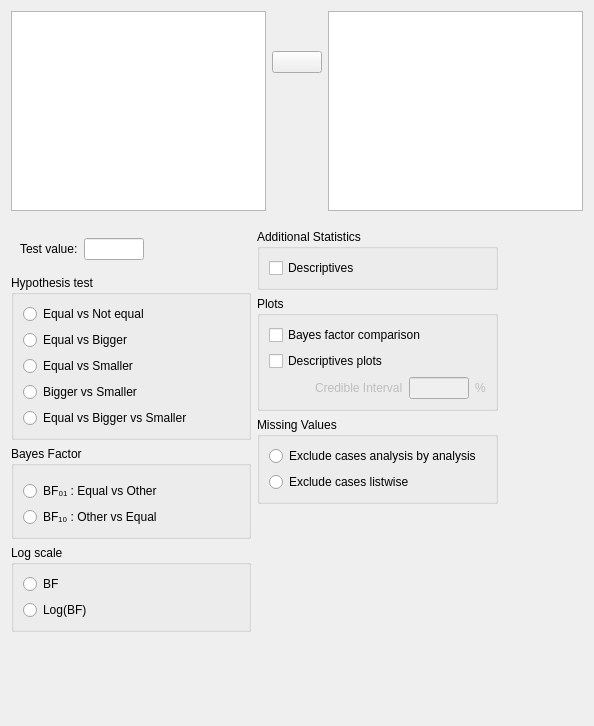
<?xml version="1.0" encoding="UTF-8"?>
<ui version="4.0">
 <class>BainTTestBayesianOneSampleForm</class>
 <widget class="QWidget" name="BainTTestBayesianOneSampleForm">
  <property name="geometry">
   <rect>
    <x>0</x>
    <y>0</y>
    <width>594</width>
    <height>726</height>
   </rect>
  </property>
  <property name="sizePolicy">
   <sizepolicy hsizetype="Fixed" vsizetype="Preferred">
    <horstretch>0</horstretch>
    <verstretch>0</verstretch>
   </sizepolicy>
  </property>
  <property name="windowTitle">
   <string>Form</string>
  </property>
  <layout class="QGridLayout" name="gridLayout">
   <property name="verticalSpacing">
    <number>0</number>
   </property>
   <item row="2" column="0">
    <widget class="QWidget" name="constraintsWidget" native="true">
     <layout class="QGridLayout" name="gridLayout_11">
      <property name="leftMargin">
       <number>0</number>
      </property>
      <property name="rightMargin">
       <number>0</number>
      </property>
      <property name="bottomMargin">
       <number>3</number>
      </property>
     </layout>
    </widget>
   </item>
   <item row="0" column="0">
    <widget class="QWidget" name="topWidget" native="true">
     <property name="sizePolicy">
      <sizepolicy hsizetype="Expanding" vsizetype="Fixed">
       <horstretch>0</horstretch>
       <verstretch>0</verstretch>
      </sizepolicy>
     </property>
     <property name="minimumSize">
      <size>
       <width>0</width>
       <height>0</height>
      </size>
     </property>
     <layout class="QGridLayout" name="gridLayout_8">
      <property name="leftMargin">
       <number>0</number>
      </property>
      <property name="topMargin">
       <number>0</number>
      </property>
      <property name="rightMargin">
       <number>0</number>
      </property>
      <property name="verticalSpacing">
       <number>0</number>
      </property>
      <item row="0" column="1">
       <spacer name="verticalSpacer_3">
        <property name="orientation">
         <enum>Qt::Vertical</enum>
        </property>
        <property name="sizeType">
         <enum>QSizePolicy::Fixed</enum>
        </property>
        <property name="sizeHint" stdset="0">
         <size>
          <width>20</width>
          <height>40</height>
         </size>
        </property>
       </spacer>
      </item>
      <item row="2" column="1">
       <spacer name="verticalSpacer_4">
        <property name="orientation">
         <enum>Qt::Vertical</enum>
        </property>
        <property name="sizeHint" stdset="0">
         <size>
          <width>20</width>
          <height>40</height>
         </size>
        </property>
       </spacer>
      </item>
      <item row="1" column="1">
       <widget class="AssignButton" name="buttonAssign_main_fields">
        <property name="sizePolicy">
         <sizepolicy hsizetype="Fixed" vsizetype="Fixed">
          <horstretch>0</horstretch>
          <verstretch>0</verstretch>
         </sizepolicy>
        </property>
        <property name="minimumSize">
         <size>
          <width>50</width>
          <height>0</height>
         </size>
        </property>
        <property name="maximumSize">
         <size>
          <width>50</width>
          <height>16777215</height>
         </size>
        </property>
        <property name="text">
         <string/>
        </property>
       </widget>
      </item>
      <item row="0" column="2" rowspan="3">
       <widget class="BoundListView" name="variables">
        <property name="sizePolicy">
         <sizepolicy hsizetype="Preferred" vsizetype="Fixed">
          <horstretch>0</horstretch>
          <verstretch>2</verstretch>
         </sizepolicy>
        </property>
        <property name="minimumSize">
         <size>
          <width>0</width>
          <height>200</height>
         </size>
        </property>
        <property name="maximumSize">
         <size>
          <width>16777215</width>
          <height>200</height>
         </size>
        </property>
        <property name="selectionMode">
         <enum>QAbstractItemView::ExtendedSelection</enum>
        </property>
       </widget>
      </item>
      <item row="0" column="0" rowspan="3">
       <widget class="AvailableFieldsListView" name="listAvailableFields">
        <property name="sizePolicy">
         <sizepolicy hsizetype="Preferred" vsizetype="Fixed">
          <horstretch>0</horstretch>
          <verstretch>2</verstretch>
         </sizepolicy>
        </property>
        <property name="minimumSize">
         <size>
          <width>0</width>
          <height>200</height>
         </size>
        </property>
        <property name="maximumSize">
         <size>
          <width>16777215</width>
          <height>200</height>
         </size>
        </property>
        <property name="selectionMode">
         <enum>QAbstractItemView::ExtendedSelection</enum>
        </property>
       </widget>
      </item>
     </layout>
    </widget>
   </item>
   <item row="1" column="0">
    <widget class="QWidget" name="options" native="true">
     <property name="sizePolicy">
      <sizepolicy hsizetype="Fixed" vsizetype="Fixed">
       <horstretch>0</horstretch>
       <verstretch>0</verstretch>
      </sizepolicy>
     </property>
     <layout class="QGridLayout" name="gridLayout_10">
      <property name="leftMargin">
       <number>0</number>
      </property>
      <property name="rightMargin">
       <number>0</number>
      </property>
      <property name="bottomMargin">
       <number>3</number>
      </property>
      <item row="0" column="0">
       <widget class="QWidget" name="widget_2" native="true">
        <property name="maximumSize">
         <size>
          <width>240</width>
          <height>16777215</height>
         </size>
        </property>
        <layout class="QGridLayout" name="gridLayout_12">
         <property name="leftMargin">
          <number>0</number>
         </property>
         <property name="topMargin">
          <number>0</number>
         </property>
         <property name="rightMargin">
          <number>0</number>
         </property>
         <property name="bottomMargin">
          <number>0</number>
         </property>
         <item row="5" column="1">
          <widget class="BoundGroupBox" name="logscale">
           <property name="title">
            <string>Log scale</string>
           </property>
           <layout class="QGridLayout" name="gridLayout_7">
            <item row="0" column="0">
             <widget class="QRadioButton" name="BF">
              <property name="text">
               <string>BF</string>
              </property>
             </widget>
            </item>
            <item row="1" column="0">
             <widget class="QRadioButton" name="logBF">
              <property name="text">
               <string>Log(BF)</string>
              </property>
             </widget>
            </item>
           </layout>
          </widget>
         </item>
         <item row="2" column="1">
          <widget class="BoundGroupBox" name="hypothesis">
           <property name="title">
            <string>Hypothesis test</string>
           </property>
           <property name="flat">
            <bool>false</bool>
           </property>
           <layout class="QGridLayout" name="gridLayout_9">
            <item row="0" column="1" rowspan="2">
             <spacer name="horizontalSpacer_4">
              <property name="orientation">
               <enum>Qt::Horizontal</enum>
              </property>
              <property name="sizeHint" stdset="0">
               <size>
                <width>40</width>
                <height>20</height>
               </size>
              </property>
             </spacer>
            </item>
            <item row="1" column="0">
             <widget class="QRadioButton" name="_2oneTailedGreaterThan">
              <property name="sizePolicy">
               <sizepolicy hsizetype="Fixed" vsizetype="Fixed">
                <horstretch>0</horstretch>
                <verstretch>0</verstretch>
               </sizepolicy>
              </property>
              <property name="text">
               <string>Equal vs Bigger</string>
              </property>
             </widget>
            </item>
            <item row="2" column="0">
             <widget class="QRadioButton" name="_3oneTailedLessThan">
              <property name="sizePolicy">
               <sizepolicy hsizetype="Fixed" vsizetype="Fixed">
                <horstretch>0</horstretch>
                <verstretch>0</verstretch>
               </sizepolicy>
              </property>
              <property name="text">
               <string>Equal vs Smaller</string>
              </property>
             </widget>
            </item>
            <item row="0" column="0">
             <widget class="QRadioButton" name="_1twoTailed">
              <property name="sizePolicy">
               <sizepolicy hsizetype="Fixed" vsizetype="Fixed">
                <horstretch>0</horstretch>
                <verstretch>0</verstretch>
               </sizepolicy>
              </property>
              <property name="text">
               <string>Equal vs Not equal</string>
              </property>
             </widget>
            </item>
            <item row="4" column="0">
             <widget class="QRadioButton" name="allTypes">
              <property name="text">
               <string>Equal vs Bigger vs Smaller</string>
              </property>
             </widget>
            </item>
            <item row="3" column="0">
             <widget class="QRadioButton" name="_4type">
              <property name="text">
               <string>Bigger vs Smaller</string>
              </property>
             </widget>
            </item>
           </layout>
          </widget>
         </item>
         <item row="4" column="1">
          <widget class="BoundGroupBox" name="bayesFactorType">
           <property name="title">
            <string>Bayes Factor</string>
           </property>
           <property name="flat">
            <bool>true</bool>
           </property>
           <layout class="QGridLayout" name="gridLayout_13">
            <item row="1" column="0">
             <widget class="QRadioButton" name="_2">
              <property name="sizePolicy">
               <sizepolicy hsizetype="Fixed" vsizetype="Fixed">
                <horstretch>0</horstretch>
                <verstretch>0</verstretch>
               </sizepolicy>
              </property>
              <property name="text">
               <string>BF₀₁ : Equal vs Other</string>
              </property>
             </widget>
            </item>
            <item row="0" column="1" rowspan="3">
             <spacer name="horizontalSpacer">
              <property name="orientation">
               <enum>Qt::Horizontal</enum>
              </property>
              <property name="sizeHint" stdset="0">
               <size>
                <width>40</width>
                <height>20</height>
               </size>
              </property>
             </spacer>
            </item>
            <item row="2" column="0">
             <widget class="QRadioButton" name="_1">
              <property name="sizePolicy">
               <sizepolicy hsizetype="Fixed" vsizetype="Fixed">
                <horstretch>0</horstretch>
                <verstretch>0</verstretch>
               </sizepolicy>
              </property>
              <property name="text">
               <string>BF₁₀ : Other vs Equal</string>
              </property>
             </widget>
            </item>
           </layout>
          </widget>
         </item>
         <item row="1" column="1">
          <widget class="QWidget" name="widget_5" native="true">
           <property name="minimumSize">
            <size>
             <width>240</width>
             <height>0</height>
            </size>
           </property>
           <layout class="QGridLayout" name="gridLayout_5">
            <item row="0" column="0">
             <widget class="QLabel" name="label_3">
              <property name="sizePolicy">
               <sizepolicy hsizetype="Fixed" vsizetype="Fixed">
                <horstretch>0</horstretch>
                <verstretch>0</verstretch>
               </sizepolicy>
              </property>
              <property name="text">
               <string>Test value:</string>
              </property>
             </widget>
            </item>
            <item row="0" column="1">
             <widget class="BoundTextBox" name="testValue">
              <property name="sizePolicy">
               <sizepolicy hsizetype="Fixed" vsizetype="Preferred">
                <horstretch>0</horstretch>
                <verstretch>0</verstretch>
               </sizepolicy>
              </property>
              <property name="minimumSize">
               <size>
                <width>60</width>
                <height>0</height>
               </size>
              </property>
              <property name="maximumSize">
               <size>
                <width>60</width>
                <height>16777215</height>
               </size>
              </property>
             </widget>
            </item>
            <item row="0" column="2">
             <spacer name="horizontalSpacer_3">
              <property name="orientation">
               <enum>Qt::Horizontal</enum>
              </property>
              <property name="sizeHint" stdset="0">
               <size>
                <width>40</width>
                <height>20</height>
               </size>
              </property>
             </spacer>
            </item>
           </layout>
          </widget>
         </item>
        </layout>
       </widget>
      </item>
      <item row="0" column="1">
       <widget class="QWidget" name="widget_3" native="true">
        <layout class="QGridLayout" name="gridLayout_2">
         <property name="leftMargin">
          <number>0</number>
         </property>
         <property name="topMargin">
          <number>0</number>
         </property>
         <property name="rightMargin">
          <number>0</number>
         </property>
         <property name="bottomMargin">
          <number>0</number>
         </property>
         <item row="3" column="0">
          <spacer name="verticalSpacer">
           <property name="orientation">
            <enum>Qt::Vertical</enum>
           </property>
           <property name="sizeHint" stdset="0">
            <size>
             <width>20</width>
             <height>40</height>
            </size>
           </property>
          </spacer>
         </item>
         <item row="0" column="0">
          <widget class="GroupBox" name="additionalStatisticsGroup">
           <property name="title">
            <string>Additional Statistics</string>
           </property>
           <layout class="QGridLayout" name="gridLayout_3">
            <item row="0" column="1">
             <spacer name="horizontalSpacer_5">
              <property name="orientation">
               <enum>Qt::Horizontal</enum>
              </property>
              <property name="sizeHint" stdset="0">
               <size>
                <width>40</width>
                <height>20</height>
               </size>
              </property>
             </spacer>
            </item>
            <item row="0" column="0">
             <widget class="BoundCheckBox" name="descriptives">
              <property name="sizePolicy">
               <sizepolicy hsizetype="Fixed" vsizetype="Fixed">
                <horstretch>0</horstretch>
                <verstretch>0</verstretch>
               </sizepolicy>
              </property>
              <property name="text">
               <string>Descriptives</string>
              </property>
             </widget>
            </item>
           </layout>
          </widget>
         </item>
         <item row="1" column="0">
          <widget class="GroupBox" name="plotsGroup">
           <property name="title">
            <string>Plots</string>
           </property>
           <layout class="QGridLayout" name="gridLayout_4">
            <item row="3" column="1" colspan="3">
             <widget class="QWidget" name="horizontalWidget" native="true">
              <property name="enabled">
               <bool>false</bool>
              </property>
              <layout class="QHBoxLayout" name="horizontalLayout">
               <property name="leftMargin">
                <number>0</number>
               </property>
               <property name="topMargin">
                <number>0</number>
               </property>
               <property name="rightMargin">
                <number>0</number>
               </property>
               <property name="bottomMargin">
                <number>0</number>
               </property>
               <item>
                <widget class="QLabel" name="label_2">
                 <property name="sizePolicy">
                  <sizepolicy hsizetype="Fixed" vsizetype="Fixed">
                   <horstretch>0</horstretch>
                   <verstretch>0</verstretch>
                  </sizepolicy>
                 </property>
                 <property name="text">
                  <string>Credible Interval</string>
                 </property>
                </widget>
               </item>
               <item>
                <widget class="BoundTextBox" name="descriptivesPlotsCredibleInterval">
                 <property name="sizePolicy">
                  <sizepolicy hsizetype="Fixed" vsizetype="Preferred">
                   <horstretch>0</horstretch>
                   <verstretch>0</verstretch>
                  </sizepolicy>
                 </property>
                 <property name="minimumSize">
                  <size>
                   <width>60</width>
                   <height>0</height>
                  </size>
                 </property>
                 <property name="maximumSize">
                  <size>
                   <width>60</width>
                   <height>16777215</height>
                  </size>
                 </property>
                </widget>
               </item>
               <item>
                <widget class="QLabel" name="label_4">
                 <property name="sizePolicy">
                  <sizepolicy hsizetype="Preferred" vsizetype="Preferred">
                   <horstretch>0</horstretch>
                   <verstretch>0</verstretch>
                  </sizepolicy>
                 </property>
                 <property name="text">
                  <string>%</string>
                 </property>
                </widget>
               </item>
              </layout>
             </widget>
            </item>
            <item row="0" column="0" colspan="3">
             <widget class="BoundCheckBox" name="plotPriorAndPosterior">
              <property name="sizePolicy">
               <sizepolicy hsizetype="Fixed" vsizetype="Fixed">
                <horstretch>0</horstretch>
                <verstretch>0</verstretch>
               </sizepolicy>
              </property>
              <property name="text">
               <string>Bayes factor comparison</string>
              </property>
             </widget>
            </item>
            <item row="2" column="0" colspan="3">
             <widget class="BoundCheckBox" name="descriptivesPlots">
              <property name="sizePolicy">
               <sizepolicy hsizetype="Fixed" vsizetype="Fixed">
                <horstretch>0</horstretch>
                <verstretch>0</verstretch>
               </sizepolicy>
              </property>
              <property name="text">
               <string>Descriptives plots</string>
              </property>
             </widget>
            </item>
           </layout>
          </widget>
         </item>
         <item row="2" column="0">
          <widget class="BoundGroupBox" name="missingValues">
           <property name="title">
            <string>Missing Values</string>
           </property>
           <property name="flat">
            <bool>false</bool>
           </property>
           <layout class="QGridLayout" name="gridLayout_6">
            <item row="0" column="0">
             <widget class="QRadioButton" name="_1excludeAnalysisByAnalysis">
              <property name="sizePolicy">
               <sizepolicy hsizetype="Fixed" vsizetype="Fixed">
                <horstretch>0</horstretch>
                <verstretch>0</verstretch>
               </sizepolicy>
              </property>
              <property name="text">
               <string>Exclude cases analysis by analysis</string>
              </property>
             </widget>
            </item>
            <item row="1" column="0">
             <widget class="QRadioButton" name="_2excludeListwise">
              <property name="sizePolicy">
               <sizepolicy hsizetype="Fixed" vsizetype="Fixed">
                <horstretch>0</horstretch>
                <verstretch>0</verstretch>
               </sizepolicy>
              </property>
              <property name="text">
               <string>Exclude cases listwise</string>
              </property>
             </widget>
            </item>
            <item row="0" column="1" rowspan="2">
             <spacer name="horizontalSpacer_6">
              <property name="orientation">
               <enum>Qt::Horizontal</enum>
              </property>
              <property name="sizeHint" stdset="0">
               <size>
                <width>5</width>
                <height>20</height>
               </size>
              </property>
             </spacer>
            </item>
           </layout>
          </widget>
         </item>
        </layout>
       </widget>
      </item>
     </layout>
    </widget>
   </item>
  </layout>
 </widget>
 <customwidgets>
  <customwidget>
   <class>BoundCheckBox</class>
   <extends>QCheckBox</extends>
   <header>widgets/boundcheckbox.h</header>
  </customwidget>
  <customwidget>
   <class>BoundGroupBox</class>
   <extends>QGroupBox</extends>
   <header>widgets/boundgroupbox.h</header>
   <container>1</container>
  </customwidget>
  <customwidget>
   <class>GroupBox</class>
   <extends>QGroupBox</extends>
   <header>widgets/groupbox.h</header>
   <container>1</container>
  </customwidget>
  <customwidget>
   <class>BoundTextBox</class>
   <extends>QLineEdit</extends>
   <header>widgets/boundtextbox.h</header>
  </customwidget>
  <customwidget>
   <class>AssignButton</class>
   <extends>QPushButton</extends>
   <header>widgets/assignbutton.h</header>
  </customwidget>
  <customwidget>
   <class>AvailableFieldsListView</class>
   <extends>QListView</extends>
   <header>widgets/availablefieldslistview.h</header>
  </customwidget>
  <customwidget>
   <class>BoundListView</class>
   <extends>QListView</extends>
   <header>widgets/boundlistview.h</header>
  </customwidget>
 </customwidgets>
 <resources/>
 <connections>
  <connection>
   <sender>descriptivesPlots</sender>
   <signal>toggled(bool)</signal>
   <receiver>horizontalWidget</receiver>
   <slot>setEnabled(bool)</slot>
   <hints>
    <hint type="sourcelabel">
     <x>332</x>
     <y>484</y>
    </hint>
    <hint type="destinationlabel">
     <x>397</x>
     <y>512</y>
    </hint>
   </hints>
  </connection>
 </connections>
</ui>
